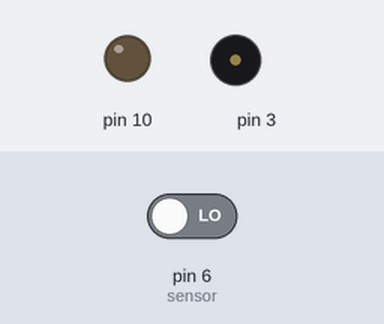
Bench run of a sketch on a simulated Arduino Uno, built with avr-gcc and run on an emulated ATmega328P. Shown: output pins drawn as LEDs (lit = HIGH), buzzer (waves = sounding). The inputs (shaded band) are chosen by the test bench; at power-on: pin 6 (sensor) LOW. Random numbers use the default seed unless the sketch sets one.

Above: at 2.8 s.
2.9 s: pin 6 (sensor) driven HIGH
At 3.1 s:
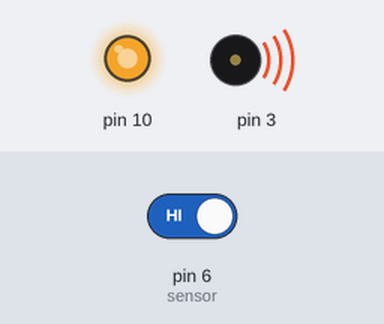
At 3.5 s:
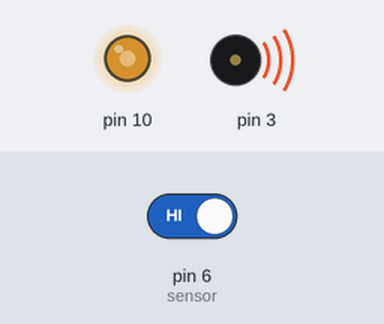
6.4 s: pin 6 (sensor) driven LOW
At 6.7 s:
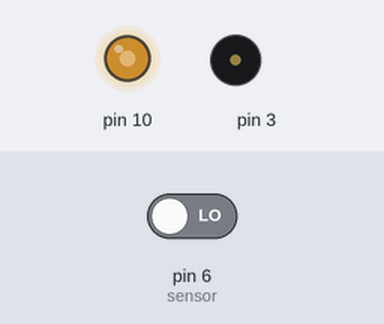
Timing chart, 0 to 9.4 s (numbered marks = the images above; inputs shaded):
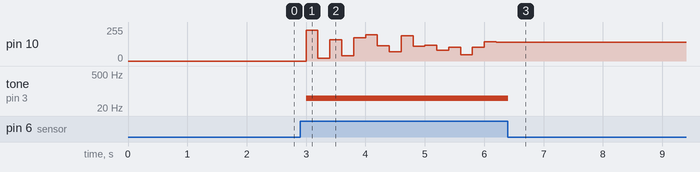

Measured:
- after the input at 2.9 s, pin 10: 0/255 → 232/255 after 0.10 s, → 19/255 0.20 s later, → 158/255 0.20 s later, → 38/255 0.20 s later, … (17 changes in this stretch); tone on pin 3: silent → 50 Hz after 0.10 s
- after the input at 6.4 s, tone on pin 3: 50 Hz → silent at once

The sketch:

ASSIGNMENT1.ino
```cpp
int sensor=6;
int val=0;
void setup()
{
  pinMode(6,INPUT);
  pinMode(10, OUTPUT);

  pinMode(3,OUTPUT);
  Serial.begin(9600);
}

void loop()
{
  val=digitalRead(sensor);
  if(val==HIGH)
  {
    analogWrite(10, random(255));

    tone(3,50);
    delay(200);
  }
  else
  {
    noTone(3);
    delay(1000);
  }
}
```
